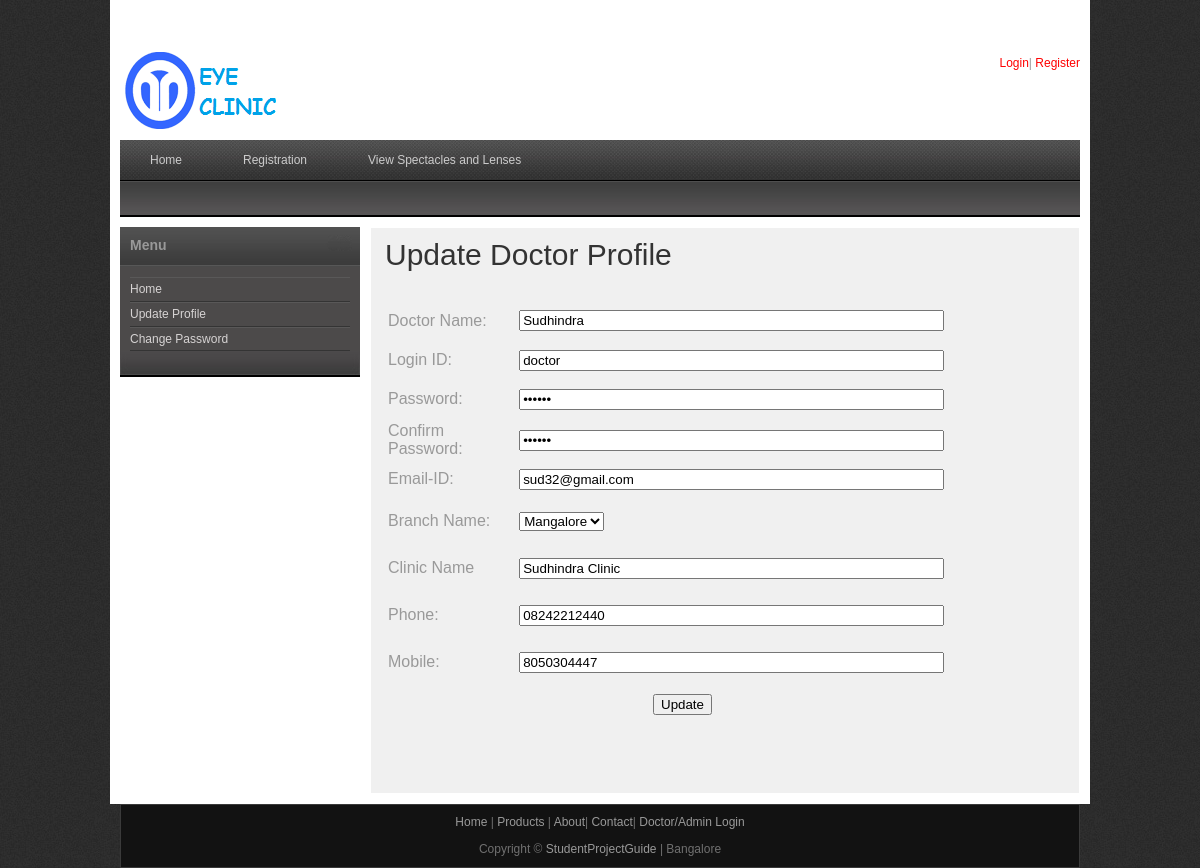
The page /eyeclinic/updatedoctor.php?docid=3 on the database its author committed.
### tables this page shows
CREATE TABLE `doctor` (
  `doc_id` int(10) NOT NULL,
  `branch_id` int(10) NOT NULL,
  `doc_name` varchar(25) NOT NULL,
  `clinic_name` varchar(25) NOT NULL,
  `email_id` varchar(25) NOT NULL,
  `phone` varchar(25) NOT NULL,
  `mobile` varchar(25) NOT NULL,
  `login_id` varchar(25) NOT NULL,
  `password` varchar(25) NOT NULL,
  `created_at` date NOT NULL,
  `last_login` datetime NOT NULL
);

### eyeclinic/updatedoctor.php (the view, shortened to what this page needs)
<?php
include("includes/header.php");
include("includes/conn.php");
if(isset($_SESSION["doc_id"]))
{
		$resdocrec =  mysqli_query($con,"Select * from doctor where doc_id='$_SESSION[doc_id]'");
}
else
{
	$resdocrec =  mysqli_query($con,"Select * from doctor where doc_id='$_GET[docid]'");
}
$rowsdoc = mysqli_fetch_array($resdocrec);
$brid = $rowsdoc[branch_id];
$docname = $rowsdoc[doc_name];
$clinicname= $rowsdoc[clinic_name];
$emailid = $rowsdoc[email_id];
$phone= $rowsdoc[phone];
$mobile= $rowsdoc[mobile];
$loginid= $rowsdoc[login_id];
$password = $rowsdoc[password];
?>
    <div id="templatemo_main">
   		<div id="sidebar" class="float_l">
        	<div class="sidebar_box"><span class="bottom"></span>
            	<?php
				include("sidebar.php");
			?>
            </div>
   		</div>
        <div id="content" class="float_r">
          <h1>Update Doctor Profile</h1>
          <form id="form1" name="form1" method="post" action=""  onsubmit="return validation()">
            <table width="595" border="0">
              <tr>
                <td width="118" height="40"><label for="docname" class="left">Doctor Name:</label></td>
                <td width="304"><label for="docname" class="left"></label>
                <input class="right" name="docname" type="text" id="docname" size="50" value="<?php   echo $docname;?>"/></td>
              </tr>
              <tr>
                <td height="35"><label  class="left" for="loginid" >Login ID:</label></td>
                <td><input  class="right" name="loginid" type="text" id="loginid" readonly="readonly" size="50" value="<?php   echo $loginid ;?>" /></td>
              </tr>
              <tr>
                <td height="39">Password:</td>
                <td><input name="password" type="password" class="right"  id="password" size="50" value="<?php   echo $password ;?>"/></td>
              </tr>
              <tr>
                <td height="39">Confirm Password:</td>
                <td><input name="cpassword" type="password" class="right"  id="dob" size="50" value="<?php   echo $password;?>" /></td>
              </tr>
              <tr>
                <td height="35">Email-ID:</td>
                <td><input name="emailid" type="text" class="right"  id="dob2" size="50" value="<?php   echo $emailid ;?>" /></td>
              </tr>
              <tr>
                <td height="45"><label for="contact" class="left">Branch Name:</label></td>
                 <?php
           	$resdocreca =  mysqli_query($con,"Select * from branch");
			?>
                <td><select name="bname" id="bname">
                <?php
			while($rowsa = mysqli_fetch_array($resdocreca))
			{
				if($brid == $rowsa["branch_id"])
				{
				echo "<option value='$rowsa[branch_id]' selected='selected'>$rowsa[branch_name]</option>";
				}
				else
				{
				echo "<option value='$rowsa[branch_id]'>$rowsa[branch_name]</option>";
				}
			}
			?>
                </select></td>
              </tr>
              <tr>
                <td height="45">Clinic Name</td>
                <td><input name="cname" type="text" class="right"  id="dob5" size="50" value="<?php   echo $clinicname ;?>" /></td>
              </tr>
              <tr>
                <td height="45">Phone:</td>
                <td><input name="phone" type="text" class="right"  id="dob3" size="50" value="<?php   echo $phone ;?>" /></td>
              </tr>
              <tr>
                <td height="45">Mobile:</td>
                <td><input name="mobile" type="text" class="right"  id="dob4" size="50" value="<?php   echo $mobile ;?>" /></td>
              </tr>
              <tr>
                <td height="35" colspan="2" align="center"><input type="submit" name="submit" id="submit" value="Update" class="buttonabc"/></td>
              </tr>
            </table>
            <p>&nbsp; </p>
            <p>&nbsp;</p>
          </form>
</div>
  </div>
    </div>
    <?php
include("includes/footer.php");
?>

### eyeclinic/css/templatemo_style.css (style rules this page uses)
body { margin: 0; padding: 0; color: #999; font-family: Tahoma, Geneva, sans-serif; font-size: 12px; line-height: 1.4em; background-color: #2e2e2e; background-repeat: repeat; background-image: url(../images/templatemo_body.jpg) }
p { margin: 0 0 10px 0; padding: 0; }
h1, h2, h3, h4, h5, h6 { color: #333; font-weight: normal; }
h1 { font-size: 30px; margin: 0 0 30px; padding: 5px 0; }
.float_l { float: left }
.float_r { float: right }
#templatemo_main { width: 100%; margin-bottom: 10px; }
#content { width: 680px; background: #f0f0f0; border: 1px solid #fff; padding: 14px; }
#sidebar { width: 240px }
.sidebar_box { position: relative; background: #4c4a4a; margin-bottom: 36px; }
.sidebar_box span.bottom { position: absolute; bottom: -26px; left: 0; width: 240px; height: 26px; background: url(../images/templatemo_sidebar_bottom.jpg) }

### rows shown on the page
doctor: docname "Sudhindra", loginid "doctor", emailid "sud32@gmail.com", cname "Sudhindra Clinic", phone "08242212440", mobile "8050304447"

### other values the page prints
form field bname "Mangalore"
